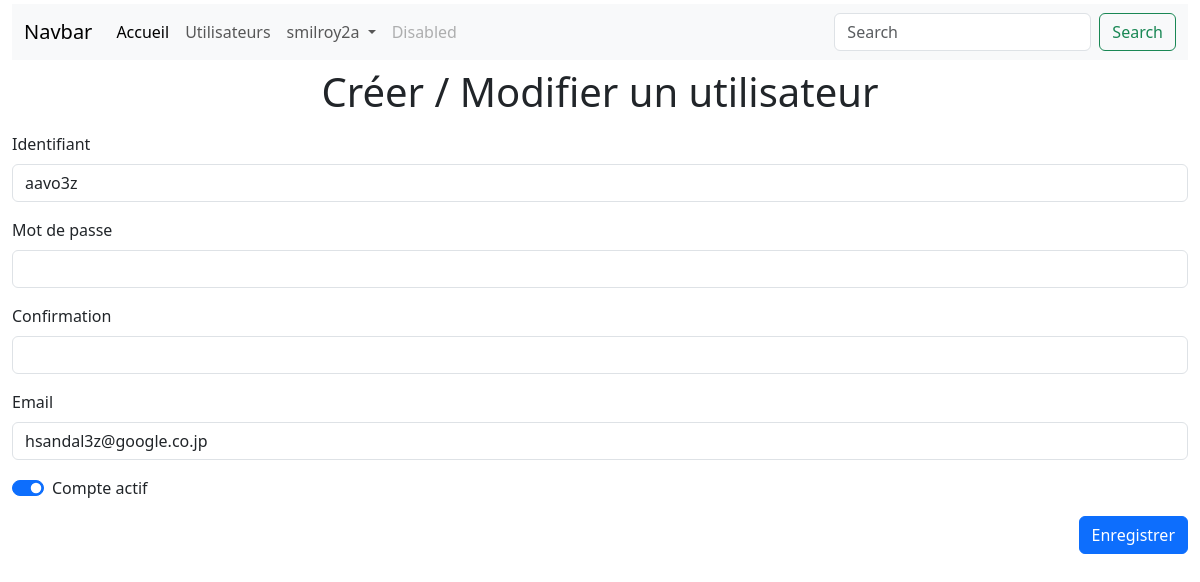
/index.php?component=user&id=144 (signed in), run on the app's committed database.
### tables this page shows
CREATE TABLE `users` (
  `id` int(11) NOT NULL,
  `username` text NOT NULL,
  `password` text NOT NULL,
  `email` text NOT NULL,
  `enabled` tinyint(1) NOT NULL
);

### controller/user.php (called while the page is built, shortened)
<?php
require "model/user.php";
    $action = 'create';
    if (!empty($_GET['id'])) {
        $action = 'edit';
       $user = getUser($_GET['id']);
    }
require "view/user.php";

### model/user.php (called while the page is built, shortened)
<?php
function getUser(int $id): array | string
{
    try {
        $pdo = new PDO("mysql:host=localhost;dbname=coda_school;charset=utf8", 'root', '0000');
        $pdo->setAttribute(PDO::ATTR_ERRMODE, PDO::ERRMODE_EXCEPTION);
    } catch (PDOException $e) {
        die("Erreur de connexion : " . $e->getMessage());
    }
    $pdo->setAttribute(PDO::ATTR_ERRMODE, PDO::ERRMODE_EXCEPTION);
    $query="SELECT *  FROM users WHERE id = :id";
    $prep = $pdo->prepare($query);
    $prep->bindValue(':id', $id, PDO::PARAM_INT);
    try
    {
        $prep->execute();
    }
    catch (PDOException $e)
    {
        return " erreur : ".$e->getCode() .' :</b> '. $e->getMessage();
    }
    $res = $prep->fetch();
    return $res;
}

### view/user.php (the view, shortened to what this page needs)
<div class="row">
    <div class="col">
        <div class="h1 pt-2 pb-2 text-center">Créer / Modifier un utilisateur</div>
        <form action="" method="post">
            <div class="mb-3">
                <label for="username" class="form-label">Identifiant</label>
                <input type="text" class="form-control" id="username" name="username" value="<?php  echo $user['username'] ?? ''; ?>" required>
            </div>
            <div class="mb-3">
                <label for="pass" class="form-label">Mot de passe</label>
                <input type="password" class="form-control" id="pass" name="pass" <?php  echo ('create' === $action) ? 'required' : ''; ?>>
            </div>
            <div class="mb-3">
                <label for="confirmation" class="form-label">Confirmation</label>
                <input type="password" class="form-control" id="confirmation" name="confirmation" <?php  echo ('create' === $action) ? 'required' : ''; ?> >
            </div>
            <div class="mb-3">
                <label for="email" class="form-label">Email</label>
                <input type="email" class="form-control" id="email" name="email" value="<?php  echo $user['email'] ?? ''; ?>" required>
            </div>
            <div class="mb-3">
                <div class="form-check form-switch">
                    <input
                            class="form-check-input"
                            type="checkbox"
                            role="switch"
                            id="enabled"
                            name="enabled"
                            <?php  echo (!empty($user['enabled'])) ? 'checked' : null ; ?>
                    >
                    <label class="form-check-label" for="flexSwitchCheckChecked">Compte actif</label>
                </div>
            </div>
            <div class="mb-3 d-flex justify-content-end">
                <button type="submit" class="btn btn-primary" name="<?php echo $action; ?>_button">Enregistrer</button>
            </div>
        </form>
    </div>
</div>

### data on the page
users: username "aavo3z", email "hsandal3z@google.co.jp", enabled "☑"

### other printed values
$_SESSION['username'] "smilroy2a"
